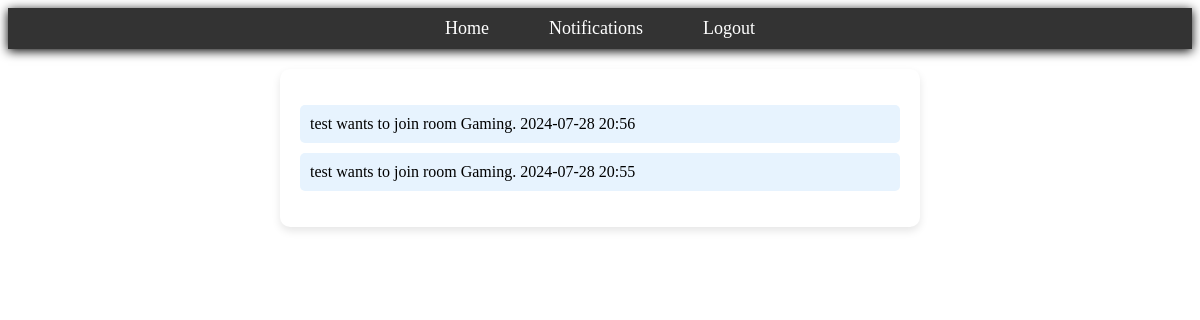
/notifications/ (signed in), run on the app's committed database.
### notifications/models.py (models this page shows)
class Message(models.Model):
    notification = models.ForeignKey(Notification, on_delete=models.CASCADE, related_name="messages")
    content = models.TextField()
    notification_date = models.DateTimeField(auto_now_add=True)
    def __str__(self):
        return f"{self.content}"
    class Meta:
        ordering = ['-notification_date']

### notifications/views.py (the view)
# urls.py: path('', views.NotificationsView.as_view(), name='notifications'),
class NotificationsView(LoginRequiredMixin,TemplateView):
    login_url = 'login'
    template_name = 'notifications/notifications.html'
    def get(self, request, *args, **kwargs):
        notifications = Message.objects.filter(
            notification__user=request.user  # Filter messages where the related notification's user is the current user
        ).select_related(
            'notification'  # Include related notification objects in the same query to avoid additional queries
        ).annotate(
            truncated_notification_date=TruncMinute('notification_date')  # Truncate notification_date to the nearest minute
        ).order_by(
            '-notification_date'  # Order the results by notification_date in descending order
        )
        return render(request, self.template_name, {
                    'notifications': notifications,
                })

### notifications/templates/notifications/notifications.html (shortened to what this page needs)
<!DOCTYPE html>
<html lang="en">
<head>
</head>
<body>
    {% include 'header.html' %}
    <div class="container">
        <div class="notifications">
            {% if notifications %}
                <ul>
                    {% for notification in  notifications %}
                        <li>{{ notification}} {{ notification.notification_date|date:"Y-m-d H:i" }}</li>
                    {% endfor %}
                </ul>
            {% else %}
                <p>There is no notification</p>
            {% endif %}
        </div>
    </div>
</body>
</html>

### notifications/templates/notifications/notifications.html (style rules this page uses)
.container { display: flex; justify-content: center; align-items: center; flex-direction: column; width: 100%; }
.notifications { background-color: #fff; padding: 20px; margin-top: 20px; border-radius: 10px; box-shadow: 0 4px 8px rgba(0, 0, 0, 0.1); width: 80%; max-width: 600px; }
.notifications ul { list-style-type: none; padding: 0; }
.notifications li { background-color: #e7f3fe; margin: 10px 0; padding: 10px; border-radius: 5px; transition: background-color 0.3s ease; }

### data on the page
Message: content "test wants to join room Gaming.", notification_date "2024-07-28 20:56"
Message: content "test wants to join room Gaming.", notification_date "2024-07-28 20:55"
